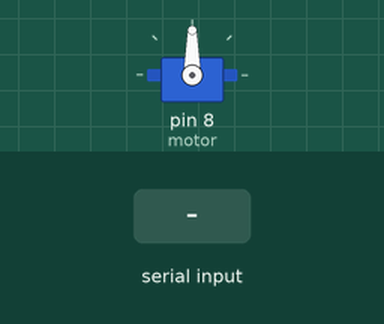
This sketch was run on a simulated Arduino Uno, built with avr-gcc and run on an emulated ATmega328P. Shown: servo. Inputs (shaded band) come from the test bench.

Above: at 1.2 s.
1.3 s: "30,150\n" received over Serial
At 2.0 s:
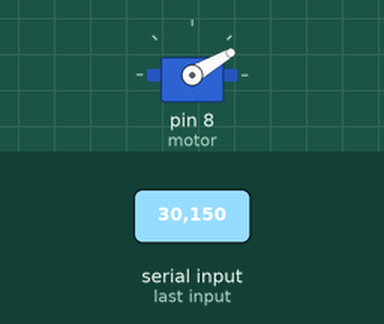
2.8 s: "5\n" received over Serial
At 3.2 s:
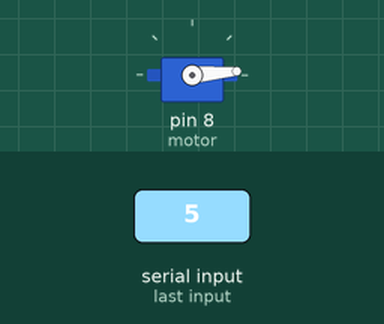
4.3 s: "200\n" received over Serial
At 5.5 s:
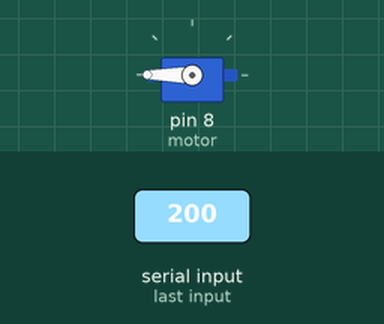
5.8 s: "90,45\n" received over Serial
At 6.7 s:
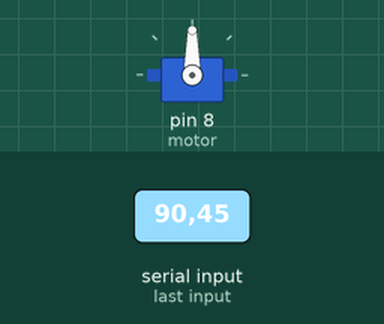
Timing chart, 0 to 8.3 s (numbered marks = the images above; inputs shaded):
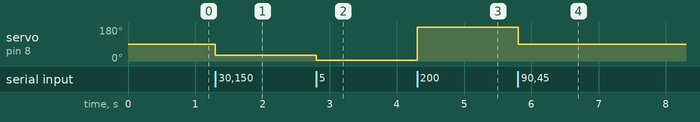

The sketch:

simple_servo_control.ino
```cpp
#include <Servo.h>

// Register a servo motor
Servo motor;

void setup() {
  // Attach and Initialize each Servo to the Arduino pin where it is connected
  motor.attach(8);

  // Set a known starting point for the motor
  motor.write(90);

  // Start the Serial communication with ROS
  Serial.begin(115200);
  Serial.setTimeout(1);
}

void loop() {
  if (Serial.available())
  {
    int angle = Serial.readString().toInt();
    motor.write(angle);
  }
  delay(0.1);
}
```

Measured:
- after the input at 1.3 s, servo on pin 8 (motor): 90° → 30° at once
- after the input at 2.8 s, servo on pin 8 (motor): 30° → 5° at once
- after the input at 4.3 s, servo on pin 8 (motor): 5° → 180° at once
- after the input at 5.8 s, servo on pin 8 (motor): 180° → 90° at once
